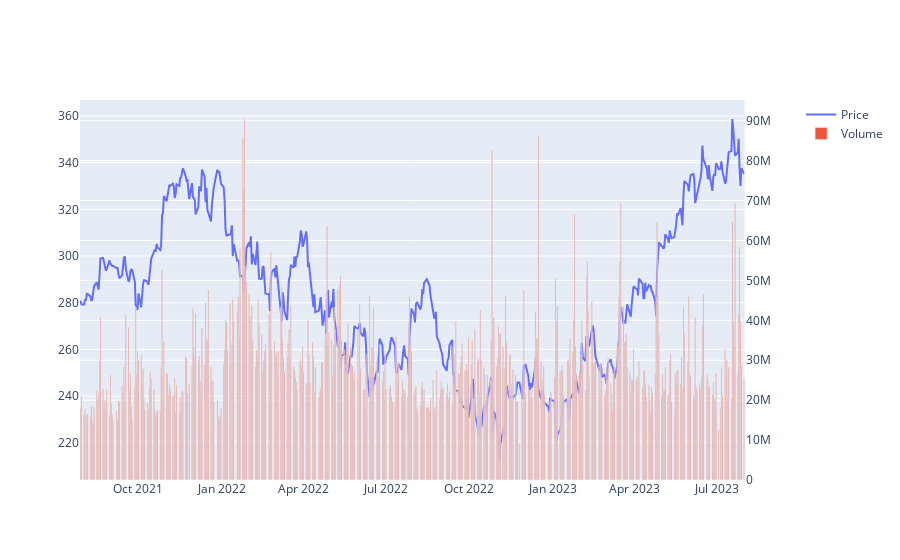

This figure's notebook cell:
### Code cell
fig2 = make_subplots(specs=[[{"secondary_y": True}]])
fig2.add_trace(go.Scatter(x=df.index,y=df['Close'],name='Price'),secondary_y=False)
fig2.add_trace(go.Bar(x=df.index,y=df['Volume'],name='Volume'),secondary_y=True)
fig2.show()

### Figure 1 — Plotly figure (JSON) as saved in the notebook; plotly's stock layout.template omitted (floating-point values rounded to 4 significant figures; data arrays with more than 128 entries replaced by an {"elided": "..."} marker saying what was removed)
{"data": [{"name": "Price", "type": "scatter", "x": {"elided": "504 str values"}, "xaxis": "x", "y": {"elided": "504 float values"}, "yaxis": "y"}, {"name": "Volume", "type": "bar", "x": {"elided": "504 str values"}, "xaxis": "x", "y": {"elided": "504 int values"}, "yaxis": "y2"}], "layout": {"xaxis": {"anchor": "y", "domain": [0, 0.94]}, "yaxis": {"anchor": "x", "domain": [0, 1]}, "yaxis2": {"anchor": "x", "overlaying": "y", "side": "right"}}}
